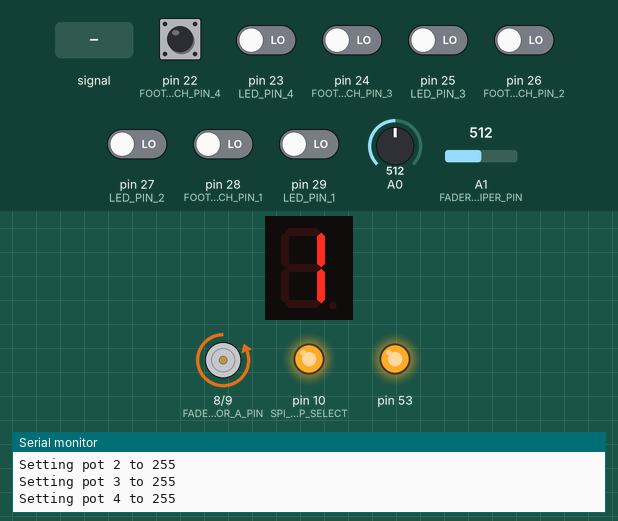
Simulated run of this sketch. Board: Arduino Mega 2560, built with avr-gcc and run on an emulated ATmega2560. Shown: 1-digit seven-segment display, motor-driver pin pairs drawn as motors (green arrow = first pin HIGH = forward, orange = second pin HIGH = backward, longer = more drive), output pins drawn as LEDs (lit = HIGH), the last lines printed to the serial monitor. Wiring (inferred from the names in the program): 1-digit 7-segment display, segments lit when HIGH: segments pin 48, pin 46, pin 44, pin 42, pin 40, pin 38, pin 36. Inputs (shaded band) come from the test bench; at power-on: pin 22 (FOOTSWITCH_PIN_4) HIGH, pin 23 (LED_PIN_4), pin 24 (FOOTSWITCH_PIN_3), pin 25 (LED_PIN_3), pin 26 (FOOTSWITCH_PIN_2), pin 27 (LED_PIN_2), pin 28 (FOOTSWITCH_PIN_1), pin 29 (LED_PIN_1) LOW, A1 (FADER_CUT_WIPER_PIN) = 512, A0 = 512. EEPROM starts erased; the segment pins are drawn as the display they are named for; pins used as bus, display or sensor lines are not drawn.

Above: at 1.9 s.
2.0 s: A0 fed a 200 Hz sine of ±255 counts around its level
At 2.9 s:
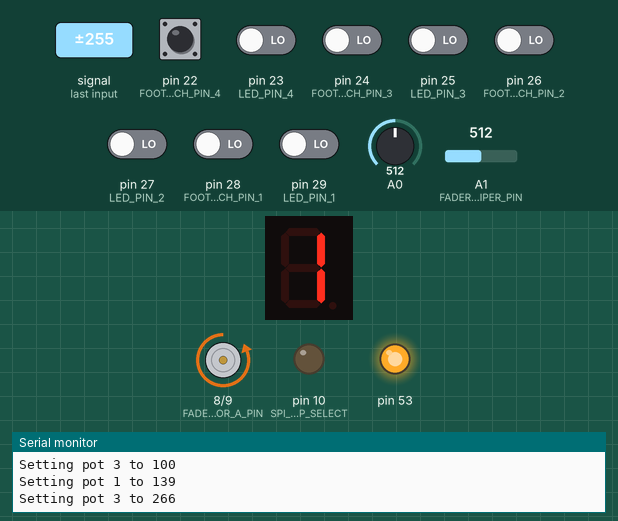
5.0 s: A1 (FADER_CUT_WIPER_PIN) set to 639
6.5 s: A1 (FADER_CUT_WIPER_PIN) set to 665
At 7.3 s:
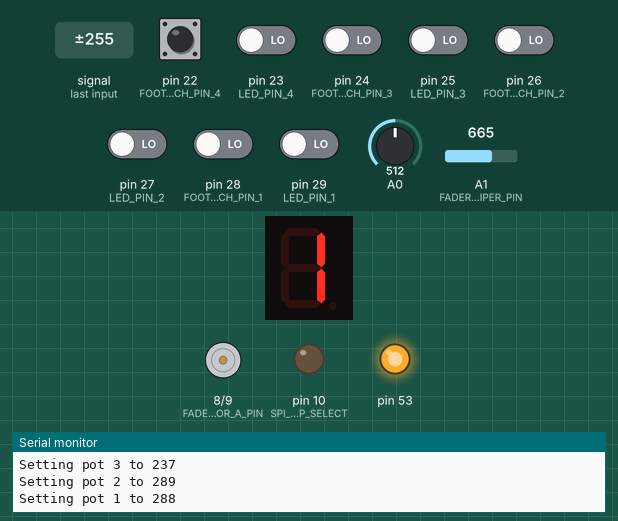
9.5 s: A0 set to 716
At 10.8 s:
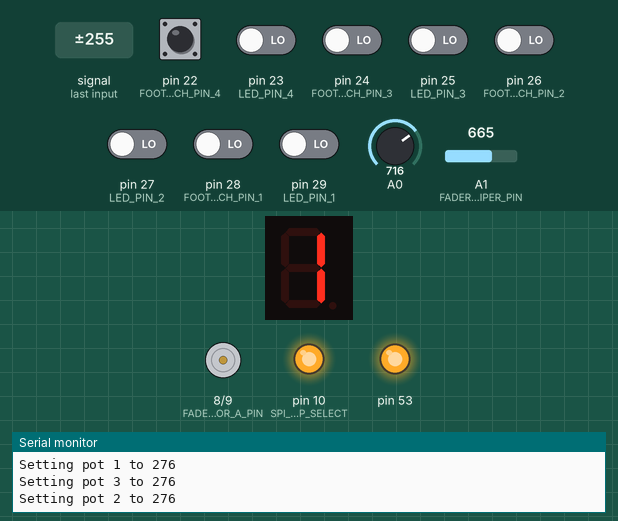
Timing chart, 0 to 12.2 s (numbered marks = the images above; inputs shaded):
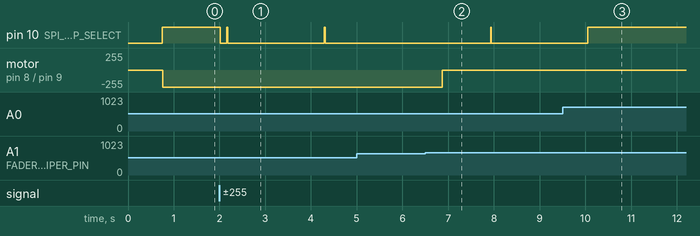

The sketch:

MissionCtrlPedal.ino
```cpp
#include "Banks.h"
#include "Footswitches.h"
#include "SegmentDisplay.h"
#include "LED.h"
#include "SettingsButtons.h"
#include "Pots.h"

#include <Arduino.h>
#include <SPI.h>
#include "Faders.h"

#define BAUD_RATE 115200

LED leg;
Pots pots;
Faders faders(pots);
SegmentDisplay segmentDisplay;
Banks banks(leg, segmentDisplay);
Footswitches footswitches(banks, pots, faders);
SettingsButtons settingsButtons;

void setup()
{
	Serial.begin(BAUD_RATE);
	SPI.begin();

	footswitches.Begin();
}

void loop()
{
	footswitches.Loop();
	settingsButtons.Loop();
	faders.Loop();
}
```

Banks.cpp
```cpp
#include "Banks.h"

Banks::Banks(LED &led, SegmentDisplay &segmentDisplay) : segmentDisplay(segmentDisplay), led(led)
{
	currentBank = 0;
	SetPreset(0);

	updateDisplay();
}

void Banks::SetPreset(byte preset)
{
	currentPreset = preset;
	led.SwitchTo(currentPreset);

	Serial.print("Preset set to: ");
	Serial.println(currentPreset);
}

void Banks::BankUp()
{
	currentBank = (currentBank + 1) % MAX_BANKS;

	Serial.print("Bank up, new bank: ");
	Serial.println(currentBank);

	SetPreset(0);
	updateDisplay();
}

void Banks::BankDown()
{
	currentBank = (currentBank - 1 + MAX_BANKS) % MAX_BANKS;

	Serial.print("Bank down, new bank: ");
	Serial.println(currentBank);

	SetPreset(0);
	updateDisplay();
}

byte Banks::GetCurrentBank()
{
	return currentBank;
}

byte Banks::GetCurrentPreset()
{
	return currentPreset;
}

void Banks::updateDisplay()
{
	segmentDisplay.DisplayNumber(currentBank + 1);
}
```

Banks.h
```cpp
#ifndef BANKS_H
#define BANKS_H

#include <Arduino.h>

#include "SegmentDisplay.h"
#include "LED.h"

#define MAX_BANKS 10
#define MAX_PRESETS 4

class Banks
{
public:
	Banks(LED &led, SegmentDisplay &segmentDisplay);

	void SetPreset(byte preset);
	void BankUp();
	void BankDown();

	byte GetCurrentBank();
	byte GetCurrentPreset();

private:
	byte currentBank;
	byte currentPreset;

	SegmentDisplay &segmentDisplay;
	LED &led;

	void updateDisplay();
};

#endif
```

Fader.cpp
```cpp
#include "Fader.h"

Fader::Fader(int wiperPin, int motorAPin, int motorBPin, Pots &pots, Pot faderPot)
	: wiperPin(wiperPin),
	  motorAPin(motorAPin),
	  motorBPin(motorBPin),
	  pots(pots),
	  faderPot(faderPot)
{
	analogWrite(motorAPin, 0);
	analogWrite(motorBPin, 0);
	destinationReached = true;
}

void Fader::SetDestination(int position)
{
	positionDestination = constrain(position, 0, 255);
	destinationReached = false;
}

int Fader::GetCurrentPosition()
{
	int position = int(analogRead(wiperPin));
	position = map(position, 0, 660, 0, 255);
	return position;
}

void Fader::Loop()
{
	int positionCurrent = GetCurrentPosition();

	if (destinationReached)
	{
		liveUpdatePotValue(positionCurrent);

		stopFader();
		return;
	}

	if (abs(positionCurrent - positionDestination) <= 4)
	{
		destinationReached = true;
		stopFader();
		return;
	}

	if (positionCurrent > positionDestination)
	{
		speed = 2.25 * abs(positionCurrent - positionDestination) / 256 + 0.2;
		speed = constrain(speed, -1.0, 1.0);

		if (speed > 0.0)
		{
			moveFaderDown();
		}
	}

	if (positionCurrent < positionDestination)
	{
		speed = 2.25 * abs(positionCurrent - positionDestination) / 256 - 0.2;
		speed = constrain(speed, -1.0, 1.0);

		if (speed > 0.0)
		{
			moveFaderUp();
		}
	}
}

void Fader::liveUpdatePotValue(int positionCurrent)
{
	bool updateIntervalPassed = millis() - liveModeLastUpdateTime >= LIVE_MODE_UPDATE_INTERVAL;
	bool positionChanged = abs(positionCurrent - liveModeLastPosition) > 4;

	if (updateIntervalPassed && positionChanged)
	{
		pots.SetValue(faderPot, positionCurrent);
		liveModeLastUpdateTime = millis();
		liveModeLastPosition = positionCurrent;
	}
}

void Fader::moveFaderUp()
{
	analogWrite(motorAPin, 0);
	analogWrite(motorBPin, MAX_SPEED);
}

void Fader::moveFaderDown()
{
	analogWrite(motorAPin, MAX_SPEED);
	analogWrite(motorBPin, 0);
}

void Fader::stopFader()
{
	analogWrite(motorAPin, 0);
	analogWrite(motorBPin, 0);
}
```

Fader.h
```cpp
#ifndef FADER_H
#define FADER_H

#include <Arduino.h>
#include "Pots.h"

#define MAX_SPEED 255
#define LIVE_MODE_UPDATE_INTERVAL 150

class Fader
{
public:
	Fader(int wiperPin, int motorAPin, int motorBPin, Pots &pots, Pot faderPot);

	void SetDestination(int position);
	int GetCurrentPosition();
	void Loop();

private:
	int motorAPin;
	int motorBPin;
	int wiperPin;
	Pots &pots;
	Pot faderPot;

	unsigned long liveModeLastUpdateTime = 0;
	int liveModeLastPosition = 0;
	bool destinationReached = true;
	int positionDestination;
	float speed = 1.0;

	void liveUpdatePotValue(int positionCurrent);
	void moveFaderUp();
	void moveFaderDown();
	void stopFader();
};

#endif // FADER_H
```

Faders.cpp
```cpp
#include "Faders.h"

Faders::Faders(Pots &pots)
	: boostFader(FADER_BOOST_WIPER_PIN, FADER_BOOST_MOTOR_A_PIN, FADER_BOOST_MOTOR_B_PIN, pots, Pot::BOOST),
	  bassFader(FADER_BASS_WIPER_PIN, FADER_BASS_MOTOR_A_PIN, FADER_BASS_MOTOR_B_PIN, pots, Pot::BASS),
	  middleFader(FADER_MIDDLE_WIPER_PIN, FADER_MIDDLE_MOTOR_A_PIN, FADER_MIDDLE_MOTOR_B_PIN, pots, Pot::MID),
	  trebleFader(FADER_TREBLE_WIPER_PIN, FADER_TREBLE_MOTOR_A_PIN, FADER_TREBLE_MOTOR_B_PIN, pots, Pot::TREBLE),
	  cutFader(FADER_CUT_WIPER_PIN, FADER_CUT_MOTOR_A_PIN, FADER_CUT_MOTOR_B_PIN, pots, Pot::CUT),
	  pots(pots)
{
}

void Faders::MoveToPreset(Preset &preset)
{
	boostFader.SetDestination(preset.Boost);
	bassFader.SetDestination(preset.Bass);
	middleFader.SetDestination(preset.Middle);
	trebleFader.SetDestination(preset.Treble);
	cutFader.SetDestination(preset.Cut);
}

Preset Faders::GetCurrentValues()
{
	Preset p;
	p.Boost = boostFader.GetCurrentPosition();
	p.Bass = bassFader.GetCurrentPosition();
	p.Middle = middleFader.GetCurrentPosition();
	p.Treble = trebleFader.GetCurrentPosition();
	p.Cut = cutFader.GetCurrentPosition();

	return p;
}

void Faders::Loop()
{
	boostFader.Loop();
	bassFader.Loop();
	middleFader.Loop();
	trebleFader.Loop();
	cutFader.Loop();
}
```

Faders.h
```cpp
#ifndef FADERS_H
#define FADERS_H

#include "Preset.h"
#include "Fader.h"
#include "Pins.h"
#include "Pots.h"

class Faders
{
public:
	Faders(Pots &pots);
	void MoveToPreset(Preset &preset);
	Preset GetCurrentValues();
	void Loop();

private:
	Fader boostFader;
	Fader bassFader;
	Fader middleFader;
	Fader trebleFader;
	Fader cutFader;
	Pots &pots;
};

#endif // FADERS_H
```

Footswitches.cpp
```cpp
#include "Footswitches.h"
#include "Button2.h"

Footswitches::Footswitches(Banks &banks, Pots &pots, Faders &faders)
	: presetStore(),
	  banks(banks),
	  faders(faders),
	  pots(pots),
	  footswitch1(FOOTSWITCH_PIN_1),
	  footswitch2(FOOTSWITCH_PIN_2),
	  footswitch3(FOOTSWITCH_PIN_3),
	  footswitch4(FOOTSWITCH_PIN_4)
{
	footswitch1.setLongClickTime(LONG_PRESS_TIME);
	footswitch1.setDoubleClickTime(DOUBLE_CLICK_TIME);

	footswitch2.setLongClickTime(LONG_PRESS_TIME);
	footswitch2.setDoubleClickTime(DOUBLE_CLICK_TIME);

	footswitch3.setLongClickTime(LONG_PRESS_TIME);
	footswitch3.setDoubleClickTime(DOUBLE_CLICK_TIME);

	footswitch4.setLongClickTime(LONG_PRESS_TIME);
	footswitch4.setDoubleClickTime(DOUBLE_CLICK_TIME);
}

void Footswitches::Begin()
{
	Preset preset = presetStore.ReadPreset(banks.GetCurrentBank(), banks.GetCurrentPreset());
	preset.Print();

	pots.SetToPreset(preset);
	faders.MoveToPreset(preset);
}

void Footswitches::Loop()
{
	checkFootswitch(footswitch1, 0);
	checkFootswitch(footswitch2, 1);
	checkFootswitch(footswitch3, 2);
	checkFootswitch(footswitch4, 3);
}

void Footswitches::checkFootswitch(Button2 &footswitch, byte footswitchId)
{
	footswitch.loop();

	if (footswitch.wasPressed())
	{
		Serial.println("---");

		switch (footswitch.read())
		{
		case single_click:
			handlePress(footswitchId);
			break;
		case double_click:
			handleDoublePress(footswitchId);
			break;
		case long_click:
			handleLongPress(footswitchId);
			break;
		}
	}
}

void Footswitches::handlePress(byte footswitchId)
{
	Serial.print("Footswitch pressed: ");
	Serial.println(footswitchId);

	banks.SetPreset(footswitchId);

	Preset preset = presetStore.ReadPreset(banks.GetCurrentBank(), banks.GetCurrentPreset());
	preset.Print();

	pots.SetToPreset(preset);
	faders.MoveToPreset(preset);
}

void Footswitches::handleLongPress(byte footswitchId)
{
	Serial.print("Store preset for bank ");
	Serial.print(banks.GetCurrentBank());
	Serial.print(" and preset ");
	Serial.println(banks.GetCurrentPreset());

	Preset preset = faders.GetCurrentValues();
	preset.Print();

	presetStore.WritePreset(banks.GetCurrentBank(), banks.GetCurrentPreset(), preset);
}

void Footswitches::handleDoublePress(byte footswitchId)
{
	switch (footswitchId)
	{
	case 0:
		banks.BankDown();
		break;
	case 3:
		banks.BankUp();
		break;
	}
}
```

Footswitches.h
```cpp
#ifndef FOOTSWITCHES_H
#define FOOTSWITCHES_H

#include <Arduino.h>

#include "Button2.h"
#include "Banks.h"
#include "Pins.h"
#include "Pots.h"
#include "PresetStore.h"
#include "Faders.h"

#define LONG_PRESS_TIME 1000
#define DOUBLE_CLICK_TIME 700

class Footswitches
{
public:
	Footswitches(Banks &banks, Pots &pots, Faders &faders);
	void Begin();
	void Loop();

private:
	Button2 footswitch1;
	Button2 footswitch2;
	Button2 footswitch3;
	Button2 footswitch4;

	Banks &banks;
	Pots &pots;
	Faders &faders;
	PresetStore presetStore;

	void checkFootswitch(Button2 &btn, byte footswitchId);

	void handlePress(byte footswitchId);
	void handleDoublePress(byte footswitchId);
	void handleLongPress(byte footswitchId);
};

#endif // FOOTSWITCHES_H
```

LED.cpp
```cpp
#include "LED.h"

void LED::SwitchTo(byte ledId)
{
	int ledPins[] = {LED_PIN_1, LED_PIN_2, LED_PIN_3, LED_PIN_4};

	for (int i = 0; i < 4; i++)
	{
		if (i == ledId)
		{
			digitalWrite(ledPins[i], HIGH);
		}
		else
		{
			digitalWrite(ledPins[i], LOW);
		}
	}
}
```

LED.h
```cpp
#ifndef LED_H
#define LED_H

#include <Arduino.h>
#include "Pins.h"

class LED
{
public:
	void SwitchTo(byte ledId);
};

#endif // LED_H
```

Pots.cpp
```cpp
#include "Pots.h"

Pots::Pots()
{
	pinMode(SPI_CHIP_SELECT, OUTPUT);
}

void Pots::SetToPreset(Preset &preset)
{
	SetValue(BOOST, preset.Boost);
	SetValue(TREBLE, preset.Treble);
	SetValue(MID, preset.Middle);
	SetValue(BASS, preset.Bass);
	SetValue(CUT, preset.Cut);
}

void Pots::SetValue(Pot pot, int value)
{
	Serial.print("Setting pot ");
	Serial.print(pot);
	Serial.print(" to ");
	Serial.println(value);

	digitalWrite(SPI_CHIP_SELECT, LOW);
	delay(100);

	SPI.transfer(pot);
	SPI.transfer(value);

	delay(50);

	digitalWrite(SPI_CHIP_SELECT, HIGH);
}
```

Pots.h
```cpp
#ifndef POTS_H
#define POTS_H

#include <SPI.h>
#include "Pins.h"
#include "Preset.h"

enum Pot
{
	BOOST = 0,
	TREBLE = 1,
	MID = 2,
	BASS = 3,
	CUT = 4
};

class Pots
{
public:
	Pots();
	void SetToPreset(Preset &preset);
	void SetValue(Pot pot, int value);
};

#endif // POTS_H
```

Preset.h
```cpp
#ifndef PRESET_H
#define PRESET_H

#include <Arduino.h>

class Preset
{
public:
	byte Cut;
	byte Bass;
	byte Middle;
	byte Treble;
	byte Boost;
	bool AmpSwitch;

	void Print()
	{
		Serial.print("Cut: ");
		Serial.print(Cut);

		Serial.print(", Bass: ");
		Serial.print(Bass);

		Serial.print(", Middle: ");
		Serial.print(Middle);

		Serial.print(", Treble: ");
		Serial.print(Treble);

		Serial.print(", Boost: ");
		Serial.println(Boost);
	}
};

#endif // PRESET_H
```

PresetStore.cpp
```cpp
#include "PresetStore.h"

#include <EEPROM.h>

/*

EEPROM address format
----------------------
0 = cut, preset 0, bank 0
1 = bass
2 = mid
3 = treble
4 = boost
5 = ampswitch
6 reserved
7 reserved
8 reserved
9 reserved
10 = cut, preset 1, bank 0
11 = ...

*/

PresetStore::PresetStore()
{
}

void PresetStore::WritePreset(byte bank, byte preset, Preset &payload)
{
	int startingAddress = getStartingAddress(bank, preset);

	EEPROM.update(startingAddress + CUT_ADDRESS, payload.Cut);
	EEPROM.update(startingAddress + BASS_ADDRESS, payload.Bass);
	EEPROM.update(startingAddress + MIDDLE_ADDRESS, payload.Middle);
	EEPROM.update(startingAddress + TREBLE_ADDRESS, payload.Treble);
	EEPROM.update(startingAddress + BOOST_ADDRESS, payload.Boost);
	EEPROM.update(startingAddress + AMPSWITCH_ADDRESS, payload.AmpSwitch);
}

Preset PresetStore::ReadPreset(byte bank, byte preset)
{
	Preset p;

	int startingAddress = getStartingAddress(bank, preset);
	EEPROM.get(startingAddress + CUT_ADDRESS, p.Cut);
	EEPROM.get(startingAddress + BASS_ADDRESS, p.Bass);
	EEPROM.get(startingAddress + MIDDLE_ADDRESS, p.Middle);
	EEPROM.get(startingAddress + TREBLE_ADDRESS, p.Treble);
	EEPROM.get(startingAddress + BOOST_ADDRESS, p.Boost);
	EEPROM.get(startingAddress + AMPSWITCH_ADDRESS, p.AmpSwitch);

	return p;
}

int PresetStore::getStartingAddress(byte bank, byte preset)
{
	int startingAddress = (bank * NUM_PRESETS_PER_BANK + preset) * NUM_BYTES_PER_PRESET;
	return startingAddress;
}
```

PresetStore.h
```cpp
#ifndef PRESETSTORE_H
#define PRESETSTORE_H

#include "Preset.h"
#include <Arduino.h>

#define NUM_PRESETS_PER_BANK 4
#define NUM_BYTES_PER_PRESET 12

#define CUT_ADDRESS 0
#define BASS_ADDRESS 1
#define MIDDLE_ADDRESS 2
#define TREBLE_ADDRESS 3
#define BOOST_ADDRESS 4
#define AMPSWITCH_ADDRESS 5

class PresetStore
{
public:
	PresetStore();

	void WritePreset(byte bank, byte preset, Preset &payload);
	Preset ReadPreset(byte bank, byte preset);

private:
	int getStartingAddress(byte bank, byte preset);
};

#endif // PRESETSTORE_H
```

SegmentDisplay.cpp
```cpp
#include "SegmentDisplay.h"

SegmentDisplay::SegmentDisplay()
{
	pinMode(SEGMENT_A_PIN, OUTPUT);
	pinMode(SEGMENT_B_PIN, OUTPUT);
	pinMode(SEGMENT_C_PIN, OUTPUT);
	pinMode(SEGMENT_D_PIN, OUTPUT);
	pinMode(SEGMENT_E_PIN, OUTPUT);
	pinMode(SEGMENT_F_PIN, OUTPUT);
	pinMode(SEGMENT_G_PIN, OUTPUT);
}

void SegmentDisplay::DisplayNumber(byte number)
{
	clearDisplay();

	switch (number)
	{
	case 0:
		display0();
		break;
	case 1:
		display1();
		break;
	case 2:
		display2();
		break;
	case 3:
		display3();
		break;
	case 4:
		display4();
		break;
	case 5:
		display5();
		break;
	case 6:
		display6();
		break;
	case 7:
		display7();
		break;
	case 8:
		display8();
		break;
	case 9:
		display9();
		break;
	}
}

void SegmentDisplay::display1(void)
{
	digitalWrite(SEGMENT_B_PIN, HIGH);
	digitalWrite(SEGMENT_C_PIN, HIGH);
}

void SegmentDisplay::display2(void)
{
	digitalWrite(SEGMENT_A_PIN, HIGH);
	digitalWrite(SEGMENT_B_PIN, HIGH);
	digitalWrite(SEGMENT_G_PIN, HIGH);
	digitalWrite(SEGMENT_E_PIN, HIGH);
	digitalWrite(SEGMENT_D_PIN, HIGH);
}

void SegmentDisplay::display3(void)
{
	digitalWrite(SEGMENT_A_PIN, HIGH);
	digitalWrite(SEGMENT_B_PIN, HIGH);

	digitalWrite(SEGMENT_C_PIN, HIGH);
	digitalWrite(SEGMENT_D_PIN, HIGH);
	digitalWrite(SEGMENT_G_PIN, HIGH);
}

void SegmentDisplay::display4(void)
{
	digitalWrite(SEGMENT_F_PIN, HIGH);
	digitalWrite(SEGMENT_B_PIN, HIGH);
	digitalWrite(SEGMENT_G_PIN, HIGH);
	digitalWrite(SEGMENT_C_PIN, HIGH);
}

void SegmentDisplay::display5(void)
{
	digitalWrite(SEGMENT_A_PIN, HIGH);
	digitalWrite(SEGMENT_F_PIN, HIGH);
	digitalWrite(SEGMENT_G_PIN, HIGH);
	digitalWrite(SEGMENT_C_PIN, HIGH);
	digitalWrite(SEGMENT_D_PIN, HIGH);
}

void SegmentDisplay::display6(void)
{
	digitalWrite(SEGMENT_A_PIN, HIGH);
	digitalWrite(SEGMENT_F_PIN, HIGH);
	digitalWrite(SEGMENT_G_PIN, HIGH);
	digitalWrite(SEGMENT_C_PIN, HIGH);
	digitalWrite(SEGMENT_D_PIN, HIGH);
	digitalWrite(SEGMENT_E_PIN, HIGH);
}

void SegmentDisplay::display7(void)
{
	digitalWrite(SEGMENT_A_PIN, HIGH);
	digitalWrite(SEGMENT_B_PIN, HIGH);
	digitalWrite(SEGMENT_C_PIN, HIGH);
}

void SegmentDisplay::display8(void)
{
	digitalWrite(SEGMENT_A_PIN, HIGH);
	digitalWrite(SEGMENT_B_PIN, HIGH);
	digitalWrite(SEGMENT_G_PIN, HIGH);
	digitalWrite(SEGMENT_C_PIN, HIGH);
	digitalWrite(SEGMENT_D_PIN, HIGH);
	digitalWrite(SEGMENT_E_PIN, HIGH);
	digitalWrite(SEGMENT_F_PIN, HIGH);
}

void SegmentDisplay::clearDisplay(void)
{
	digitalWrite(SEGMENT_A_PIN, LOW);
	digitalWrite(SEGMENT_B_PIN, LOW);
	digitalWrite(SEGMENT_G_PIN, LOW);
	digitalWrite(SEGMENT_C_PIN, LOW);
	digitalWrite(SEGMENT_D_PIN, LOW);
	digitalWrite(SEGMENT_E_PIN, LOW);
	digitalWrite(SEGMENT_F_PIN, LOW);
}

void SegmentDisplay::display9(void)
{
	digitalWrite(SEGMENT_A_PIN, HIGH);
	digitalWrite(SEGMENT_B_PIN, HIGH);
	digitalWrite(SEGMENT_G_PIN, HIGH);
	digitalWrite(SEGMENT_C_PIN, HIGH);
	digitalWrite(SEGMENT_D_PIN, HIGH);
	digitalWrite(SEGMENT_F_PIN, HIGH);
}

void SegmentDisplay::display0(void)
{
	digitalWrite(SEGMENT_A_PIN, HIGH);
	digitalWrite(SEGMENT_B_PIN, HIGH);
	digitalWrite(SEGMENT_C_PIN, HIGH);
	digitalWrite(SEGMENT_D_PIN, HIGH);
	digitalWrite(SEGMENT_E_PIN, HIGH);
	digitalWrite(SEGMENT_F_PIN, HIGH);
}
```

SegmentDisplay.h
```cpp
#ifndef SEGMENTDISPLAY_H
#define SEGMENTDISPLAY_H

#include <Arduino.h>
#include "Pins.h"

class SegmentDisplay
{
public:
	SegmentDisplay();
	void DisplayNumber(byte number);

private:
	void display1();
	void display2();
	void display3();
	void display4();
	void display5();
	void display6();
	void display7();
	void display8();
	void display9();
	void display0();
	void clearDisplay();
};

#endif // SEGMENTDISPLAY_H
```

Pins.h
```cpp
#ifndef PINS_H
#define PINS_H

#define FOOTSWITCH_PIN_1 28
#define FOOTSWITCH_PIN_2 26
#define FOOTSWITCH_PIN_3 24
#define FOOTSWITCH_PIN_4 22

#define LED_PIN_1 29
#define LED_PIN_2 27
#define LED_PIN_3 25
#define LED_PIN_4 23

#define SEGMENT_A_PIN 48
#define SEGMENT_B_PIN 46
#define SEGMENT_C_PIN 44
#define SEGMENT_D_PIN 42
#define SEGMENT_E_PIN 40
#define SEGMENT_F_PIN 38
#define SEGMENT_G_PIN 36

#define BYPASS_TYPE_BUTTON_PIN 32
#define BYPASS_TYPE_LED_PIN 39
#define BYPASS_TYPE_RELAY_PIN 35

#define AMPSWITCH_BUTTON_PIN 30
#define AMPSWITCH_LED_PIN 37
#define AMPSWITCH_RELAY_PIN 31

#define BYPASS_RELAY_PIN 33

#define SPI_CHIP_SELECT 10

#define FADER_BOOST_MOTOR_A_PIN 100
#define FADER_BOOST_MOTOR_B_PIN 101
#define FADER_BOOST_WIPER_PIN 102

#define FADER_BASS_MOTOR_A_PIN 100
#define FADER_BASS_MOTOR_B_PIN 101
#define FADER_BASS_WIPER_PIN 102

#define FADER_MIDDLE_MOTOR_A_PIN 100
#define FADER_MIDDLE_MOTOR_B_PIN 101
#define FADER_MIDDLE_WIPER_PIN 102

#define FADER_TREBLE_MOTOR_A_PIN 100
#define FADER_TREBLE_MOTOR_B_PIN 101
#define FADER_TREBLE_WIPER_PIN 102

#define FADER_CUT_MOTOR_A_PIN 8
#define FADER_CUT_MOTOR_B_PIN 9
#define FADER_CUT_WIPER_PIN 55

#endif // PINS_H
```

SettingsButtons.h
```cpp
#ifndef SETTINGSBUTTON_H
#define SETTINGSBUTTON_H

#include "Button2.h"
#include "Pins.h"
#include <EEPROM.h>

#define AMPSWITCH_ADDRESS 2000
#define BYPASS_ADDRESS 2001

class SettingsButtons
{
public:
	SettingsButtons();
	void Loop();

private:
	Button2 ampswitchButton;
	Button2 bypassButton;

	void checkButton(Button2 &btn);
	void toggleStatefulButton(byte address, byte ledPin, byte relayPin);
};

#endif // SETTINGSBUTTON_H
```

Source omitted: SettingsButtons.cpp (1116 bytes)

Measured:
- the behaviour switches between 649 and 650 on A1 (FADER_CUT_WIPER_PIN) (found by bisection; images 1 and 2)
- after the input at 2.0 s, pin 10 (SPI_CHIP_SELECT): goes LOW 0.15 s, HIGH 0.02 s, LOW 2.1 s, HIGH 0.02 s, then LOW, starting at once
- after the input at 6.5 s, motor on pin 8 (FADER_CUT_MOTOR_A_PIN) / pin 9 (FADER_CUT_MOTOR_B_PIN): backward 255/255 → stopped after 0.37 s
- after the input at 9.5 s, pin 10 (SPI_CHIP_SELECT): LOW → HIGH after 0.56 s
